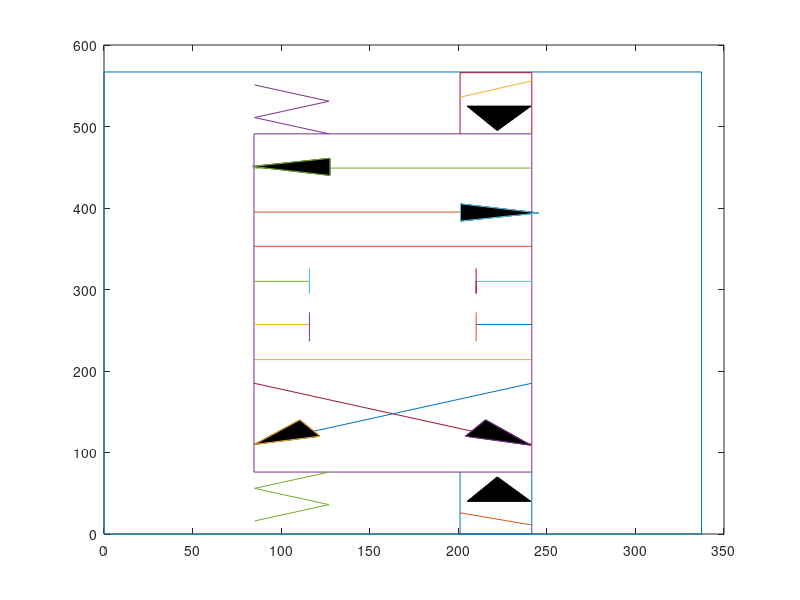

Reproduce this figure in MATLAB.
% Copyright 2012-2019 The MathWorks, Inc.

plot([0;337.311462499201;337.311462499201;0;0], [566.910021007061;566.910021007061;0;0;566.910021007061])
hold on
plot([84.6585631370544;241.503668949008], [353;353])
plot([84.6585631370544;241.503668949008], [214;214])
plot([84.6585631370544;241.503668949008;241.503668949008;84.6585631370544;84.6585631370544], [491;491;76;76;491])
plot([84.6585631370544;241.503668949008], [449;449])
plot([241.503668949008;210.071657784283], [310;310])
plot([210.071657784283;210.071657784283;210.071657784283], [326;295;310.414731502533])
plot([241.503668949008;210.071657784283], [257;257])
plot([210.071657784283;210.071657784283;210.071657784283], [272;241;236.464468762279])
plot([84.6585631370544;115.964594297111], [257;257])
plot([115.964594297111;115.964594297111;115.964594297111], [272;241;236.464468762279])
plot([84.6585631370544;115.964594297111], [310;310])
plot([115.964594297111;115.964594297111;115.964594297111], [326;295;310.414731502533])
plot([84.6585631370544;241.503668949008], [185;110])
plot([241.503668949008;84.6585631370544], [185;110])
plot([84.6585631370544;241.503668949008], [395;395])
patch([85.0365031510592;110.547454096377;121.885654516518;85.0365031510592], [110;140;120;110], [0;0;0]')
plot([85.0365031510592;110.547454096377;121.885654516518;85.0365031510592], [110;140;120;110])
patch([240.936758928001;204.087607562542;215.425807982683;240.936758928001], [109;120;140;109], [0;0;0]')
plot([240.936758928001;204.087607562542;215.425807982683;240.936758928001], [109;120;140;109])
patch([83.6507230997086;127.554754726589;127.554754726589;83.6507230997086], [451;461;440;451], [0;0;0]')
plot([83.6507230997086;127.554754726589;127.554754726589;83.6507230997086], [451;461;440;451])
patch([245.283069089055;201.253057457507;201.253057457507;245.283069089055], [394;405;384;394], [0;0;0]')
plot([245.283069089055;201.253057457507;201.253057457507;245.283069089055], [394;405;384;394])

plot([241.5; 241.5;201; 201], [491; 566; 566; 491])
patch([241; 205; 222; 241], [525;525;495;525], [0;0;0]')
plot([241.5; 241.5;201; 201], [76; 0; 0; 76])
patch([241; 205; 222; 241], [40;40;70;40], [0;0;0]')
plot([241.5; 201], [11; 26])
plot([241.5; 201], [556; 536])

plot([127; 85;127; 85], [491; 511; 531; 551])
plot([127; 85;127; 85], [76; 56; 36; 16])



hold off
